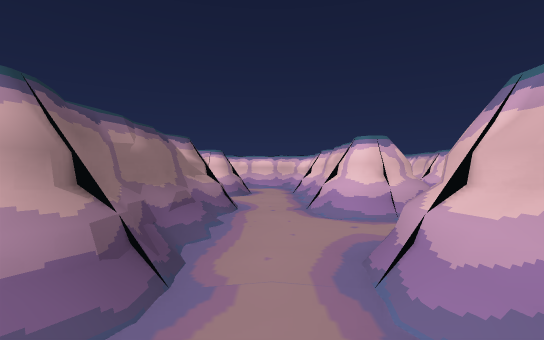
view 1 (above)

24 first-person views from a walk through a 3-D level made in the Unity game engine. The camera is 0.38 m above the floor, looks level and sees 85° across. The floor is counted in squares, 1 m on a side. Each view is taken from the middle of a square. On the plan, view 1 faces up. The plan holds only what a view shows up to about 9 squares ahead; the rest is blank. The player character is not drawn.

view 2
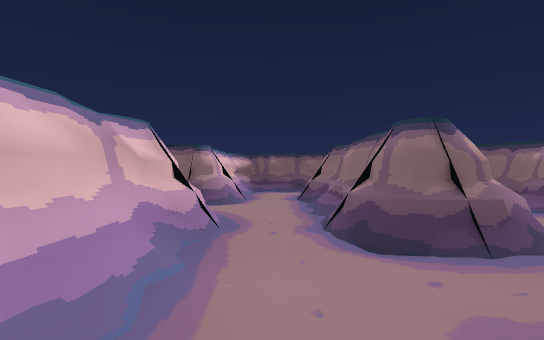

view 3
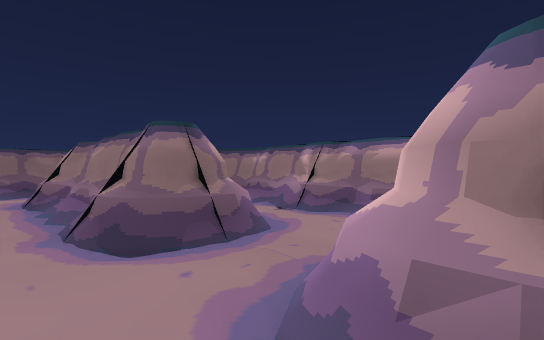

view 4
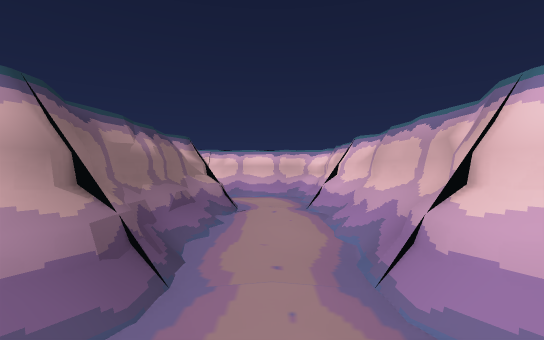

view 5
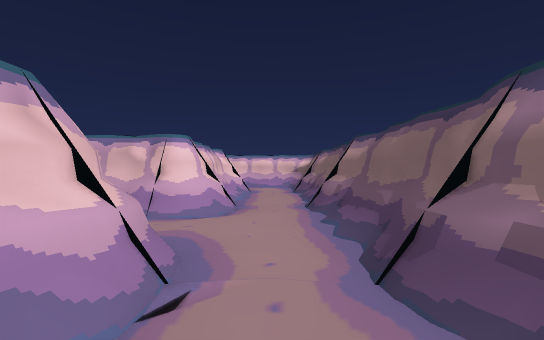

view 6
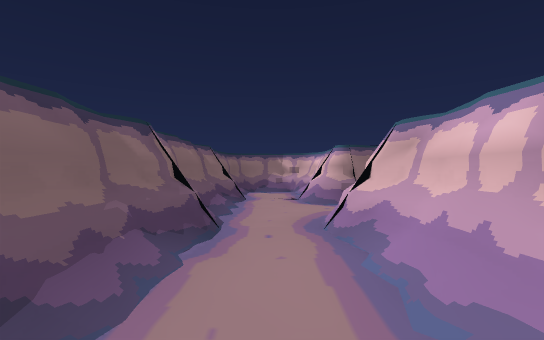

view 7
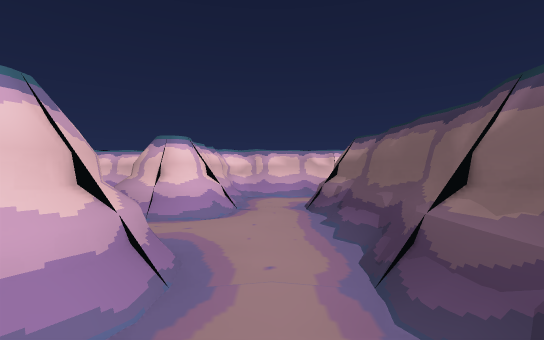

view 8
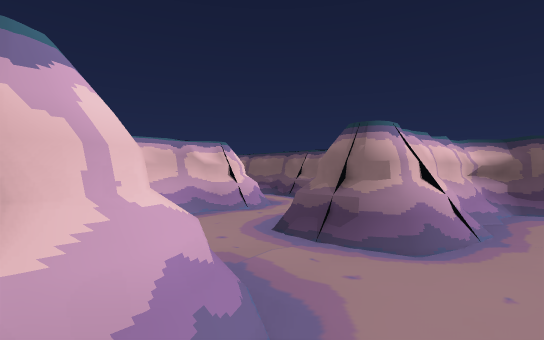

view 9
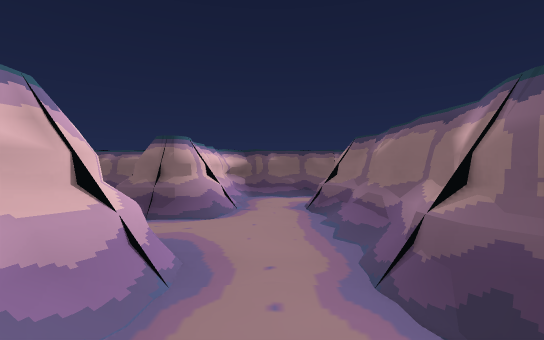

view 10
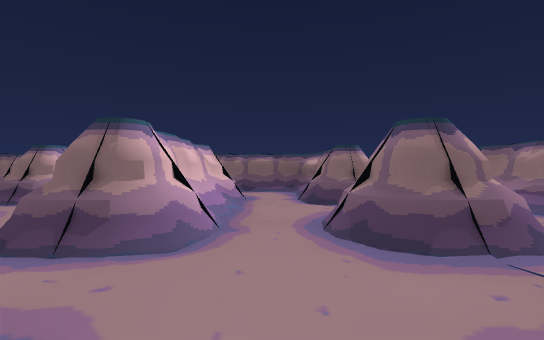

view 11
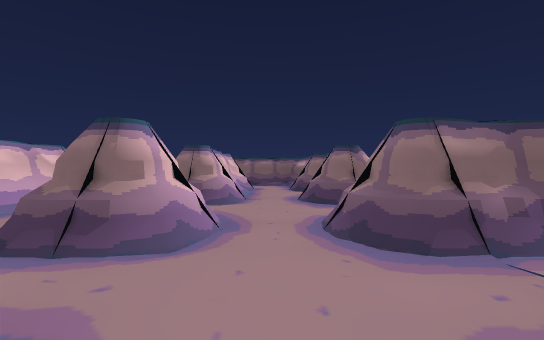

view 12
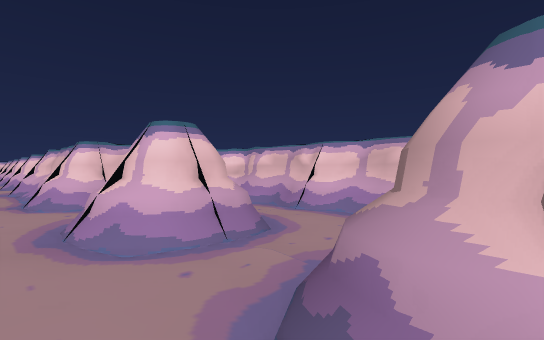

view 13
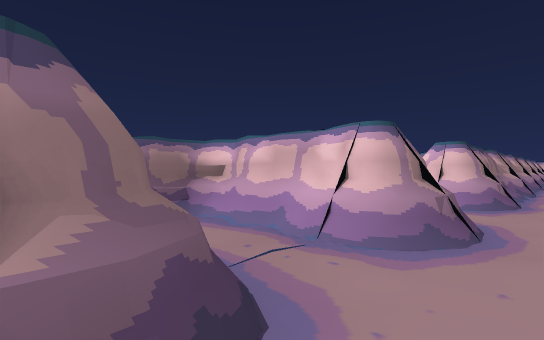

view 14
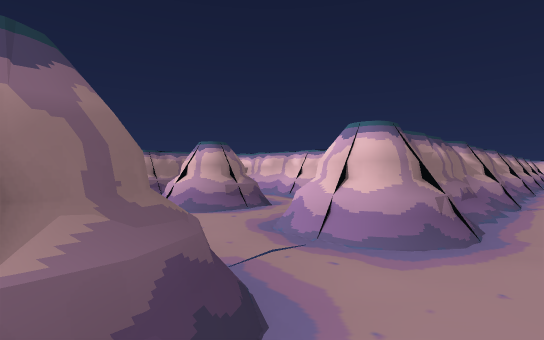

view 15
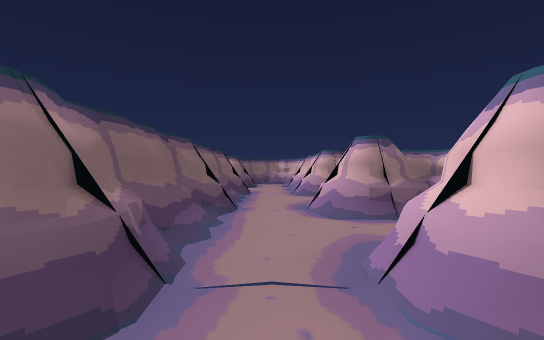

view 16
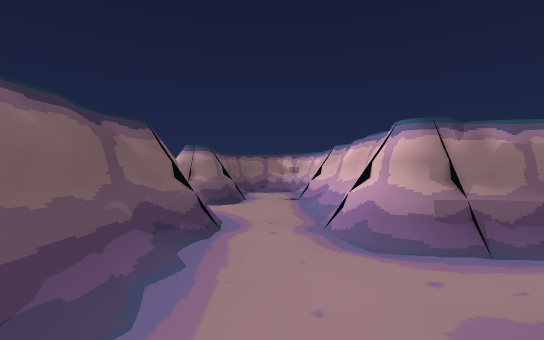

view 17
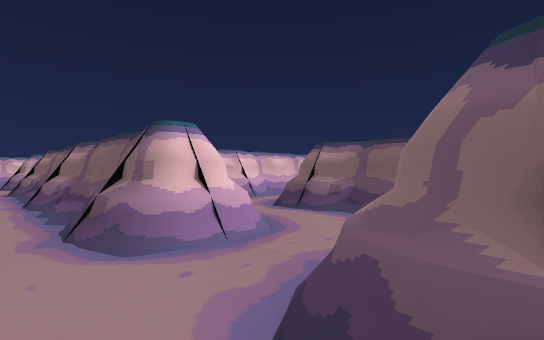

view 18
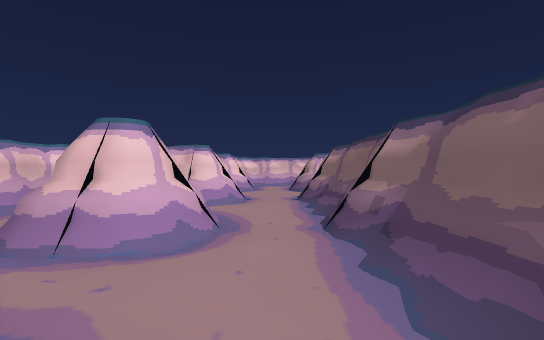

view 19
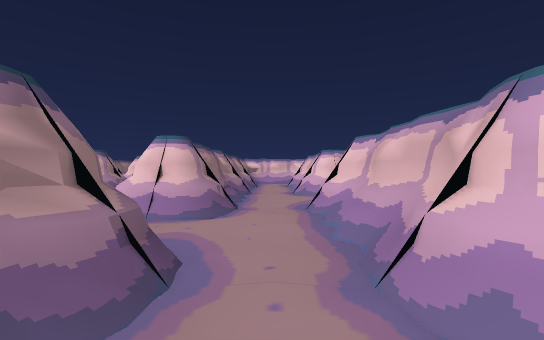

view 20
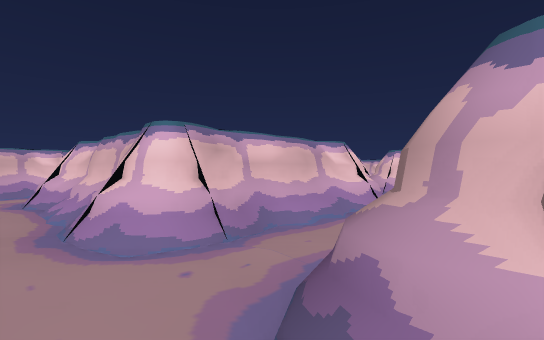

view 21
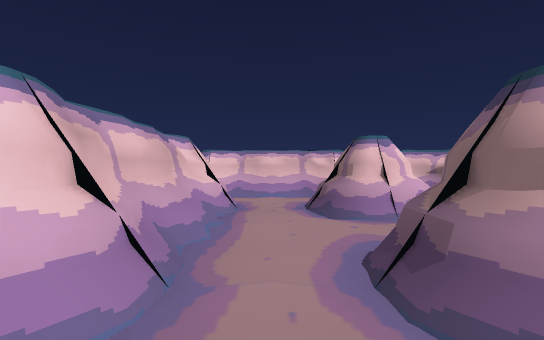

view 22
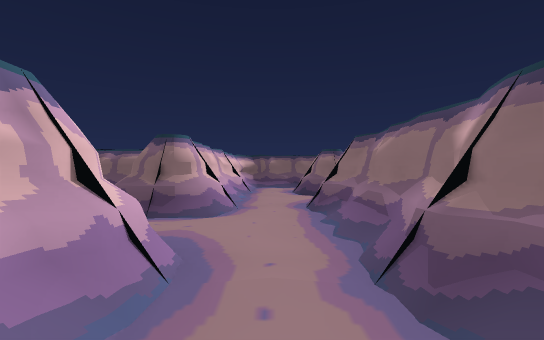

view 23
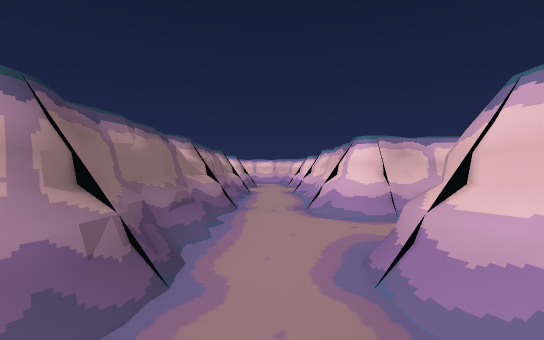

view 24
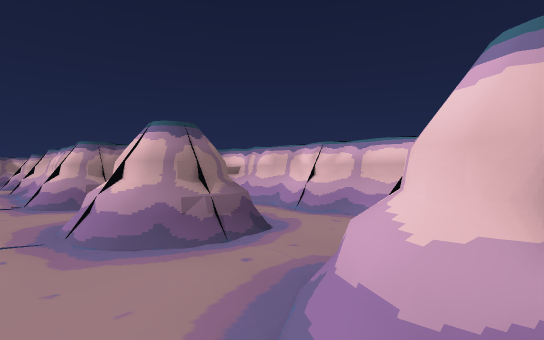

### Floor plan
Key: @ floor where view 1 was taken; # wall or solid block; . floor.
Columns run from 17 left of view 1 to 3 right of it. Each row starts with its distance up from view 1.
 21         # #
 20         # #
 19         #.#   #####
 18         #.    #...#
 17         #.# ###.#.#
 16         #..........
 15     #####.##### #.#
 14     #...#.###.. #.#
 13 #####.#.#.###.###.###
 12 #...........#.###..
 11 ###.#####.#.#.###.#
 10    ...#.....#.....#
  9    ##.#.#.#.#.#.#.###
  8      .#...#...#  .#
  7       # #.#.#.#.###
  6         #...#.....# #
  5         #########.# #
  4             ..#...#
  3             #.#.#.#
  2             #.#.#..
  1           ###.###.#
  0           #......@#
 -1           #########

Positions as (right, up) in squares from view 1, and headings:
1: (0, 0), facing up
2: (0, 5), facing down
3: (0, 5), facing down-left
4: (-4, 0), facing up
5: (-6, 0), facing right
6: (-1, 0), facing left
7: (-4, 6), facing right
8: (-6, 9), facing down-right
9: (-6, 10), facing down
10: (-8, 11), facing down
11: (-8, 13), facing down
12: (-8, 9), facing up-right
13: (-8, 9), facing up-left
14: (-8, 11), facing up-left
15: (-8, 12), facing left
16: (-11, 12), facing left
17: (-15, 12), facing down-right
18: (-13, 12), facing right
19: (-4, 6), facing up
20: (-4, 9), facing up-right
21: (-4, 10), facing right
22: (0, 14), facing down
23: (0, 10), facing up
24: (1, 16), facing up-left
